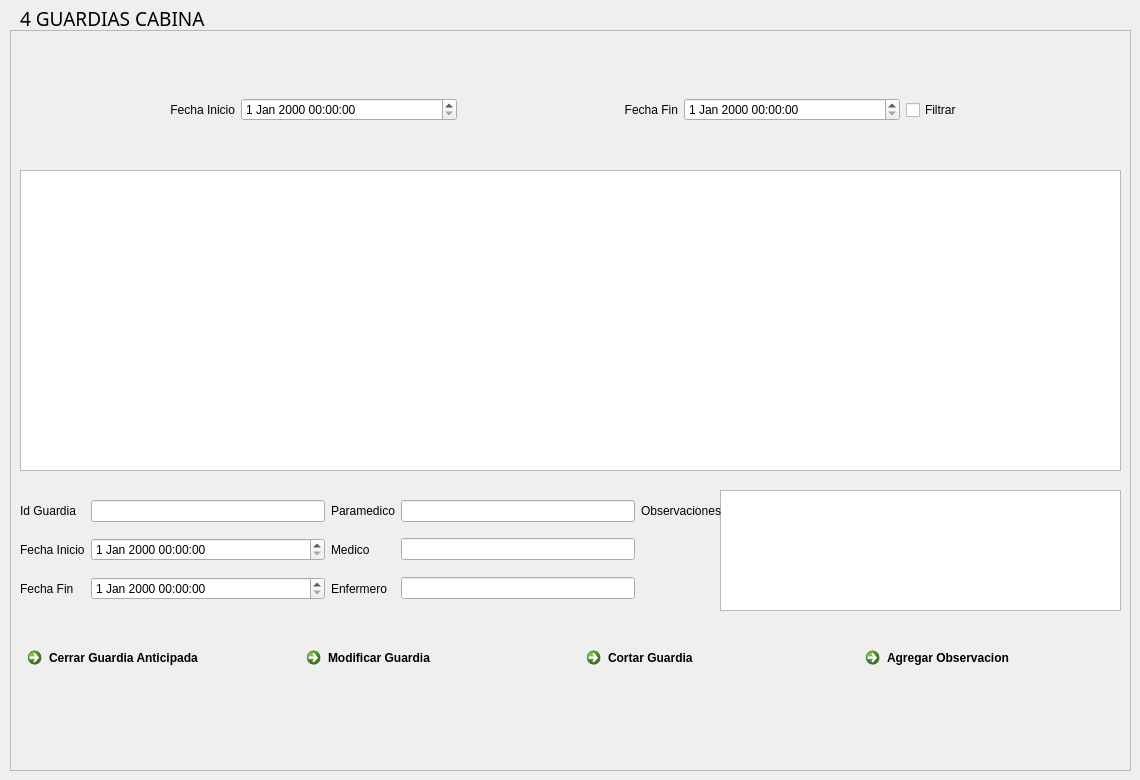
    <widget class="QWidget" name="cab_nov">
     <widget class="QFrame" name="gcab_frm_1">
      <property name="geometry">
       <rect>
        <x>10</x>
        <y>30</y>
        <width>1121</width>
        <height>741</height>
       </rect>
      </property>
      <property name="frameShape">
       <enum>QFrame::StyledPanel</enum>
      </property>
      <property name="frameShadow">
       <enum>QFrame::Raised</enum>
      </property>
      <widget class="QTableView" name="gcab_tblv_1">
       <property name="geometry">
        <rect>
         <x>10</x>
         <y>140</y>
         <width>1101</width>
         <height>301</height>
        </rect>
       </property>
      </widget>
      <widget class="QTextEdit" name="gcab_txe_observaciones">
       <property name="geometry">
        <rect>
         <x>710</x>
         <y>460</y>
         <width>401</width>
         <height>121</height>
        </rect>
       </property>
      </widget>
      <widget class="QWidget" name="gridLayoutWidget">
       <property name="geometry">
        <rect>
         <x>10</x>
         <y>460</y>
         <width>701</width>
         <height>121</height>
        </rect>
       </property>
       <layout class="QGridLayout" name="gcab_glay_2">
        <item row="0" column="0">
         <widget class="QLabel" name="gcab_lbl_4">
          <property name="text">
           <string>Id Guardia</string>
          </property>
         </widget>
        </item>
        <item row="1" column="2">
         <widget class="QLabel" name="gcab_lbl_8">
          <property name="text">
           <string>Medico</string>
          </property>
         </widget>
        </item>
        <item row="2" column="0">
         <widget class="QLabel" name="gcab_lbl_9">
          <property name="text">
           <string>Fecha Fin</string>
          </property>
         </widget>
        </item>
        <item row="1" column="1">
         <widget class="QDateTimeEdit" name="gcab_fyh_inicioidguardia"/>
        </item>
        <item row="1" column="3">
         <widget class="QLineEdit" name="gcab_let_medico"/>
        </item>
        <item row="0" column="2">
         <widget class="QLabel" name="gcab_lbl_5">
          <property name="text">
           <string>Paramedico</string>
          </property>
         </widget>
        </item>
        <item row="2" column="1">
         <widget class="QDateTimeEdit" name="gcab_fyh_finidguardia"/>
        </item>
        <item row="2" column="2">
         <widget class="QLabel" name="gcab_lbl_10">
          <property name="text">
           <string>Enfermero</string>
          </property>
         </widget>
        </item>
        <item row="0" column="3">
         <widget class="QLineEdit" name="gcab_let_paramedico"/>
        </item>
        <item row="1" column="0">
         <widget class="QLabel" name="gcab_lbl_7">
          <property name="text">
           <string>Fecha Inicio</string>
          </property>
         </widget>
        </item>
        <item row="2" column="3">
         <widget class="QLineEdit" name="gcab_let_enfermero"/>
        </item>
        <item row="0" column="1">
         <widget class="QLineEdit" name="gcab_let_idguardia"/>
        </item>
        <item row="0" column="4">
         <widget class="QLabel" name="gcab_lbl_6">
          <property name="text">
           <string>Observaciones</string>
          </property>
         </widget>
        </item>
       </layout>
      </widget>
      <widget class="QWidget" name="gridLayoutWidget_2">
       <property name="geometry">
        <rect>
         <x>10</x>
         <y>610</y>
         <width>1111</width>
         <height>80</height>
        </rect>
       </property>
       <layout class="QGridLayout" name="gcab_hlay_3">
        <item row="0" column="1">
         <widget class="QCommandLinkButton" name="gcab_btn_mod">
          <property name="text">
           <string>Modificar Guardia</string>
          </property>
         </widget>
        </item>
        <item row="0" column="3">
         <widget class="QCommandLinkButton" name="gcab_btn_addobs">
          <property name="text">
           <string>Agregar Observacion</string>
          </property>
         </widget>
        </item>
        <item row="0" column="0">
         <widget class="QCommandLinkButton" name="gcab_clb_close">
          <property name="enabled">
           <bool>true</bool>
          </property>
          <property name="text">
           <string>Cerrar Guardia Anticipada</string>
          </property>
         </widget>
        </item>
        <item row="0" column="2">
         <widget class="QCommandLinkButton" name="gcab_btn_cut">
          <property name="text">
           <string>Cortar Guardia</string>
          </property>
         </widget>
        </item>
       </layout>
      </widget>
      <widget class="QWidget" name="horizontalLayoutWidget">
       <property name="geometry">
        <rect>
         <x>10</x>
         <y>40</y>
         <width>1101</width>
         <height>80</height>
        </rect>
       </property>
       <layout class="QHBoxLayout" name="gcab_hlay_1">
        <item>
         <widget class="QLabel" name="gcab_lbl_2">
          <property name="text">
           <string>Fecha Inicio</string>
          </property>
          <property name="alignment">
           <set>Qt::AlignRight|Qt::AlignTrailing|Qt::AlignVCenter</set>
          </property>
         </widget>
        </item>
        <item>
         <widget class="QDateTimeEdit" name="gcab_fyh_iniciofiltro"/>
        </item>
        <item>
         <widget class="QLabel" name="gcab_lbl_3">
          <property name="layoutDirection">
           <enum>Qt::LeftToRight</enum>
          </property>
          <property name="text">
           <string>Fecha Fin</string>
          </property>
          <property name="alignment">
           <set>Qt::AlignRight|Qt::AlignTrailing|Qt::AlignVCenter</set>
          </property>
         </widget>
        </item>
        <item>
         <widget class="QDateTimeEdit" name="gcab_fyh_finfiltro"/>
        </item>
        <item>
         <widget class="QCheckBox" name="gcab_ckb_fyhguardia">
          <property name="text">
           <string>Filtrar</string>
          </property>
         </widget>
        </item>
       </layout>
      </widget>
     </widget>
     <widget class="QLabel" name="gcab_lbl_1">
      <property name="geometry">
       <rect>
        <x>20</x>
        <y>10</y>
        <width>441</width>
        <height>16</height>
       </rect>
      </property>
      <property name="font">
       <font>
        <family>MS Reference Sans Serif</family>
        <pointsize>14</pointsize>
       </font>
      </property>
      <property name="text">
       <string>4 GUARDIAS CABINA</string>
      </property>
     </widget>
    </widget>
